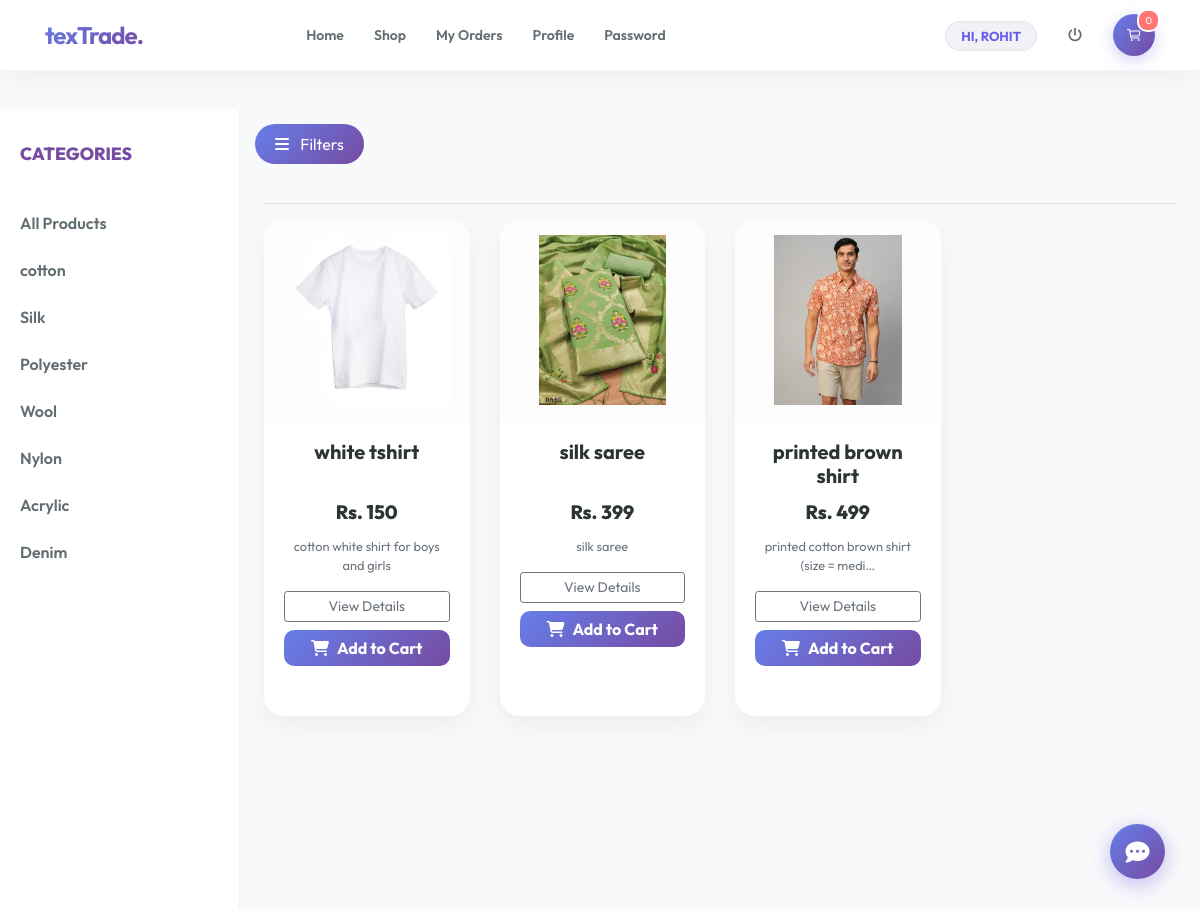
/view_product/0 (signed in), run on an earlier commit of the app's database.
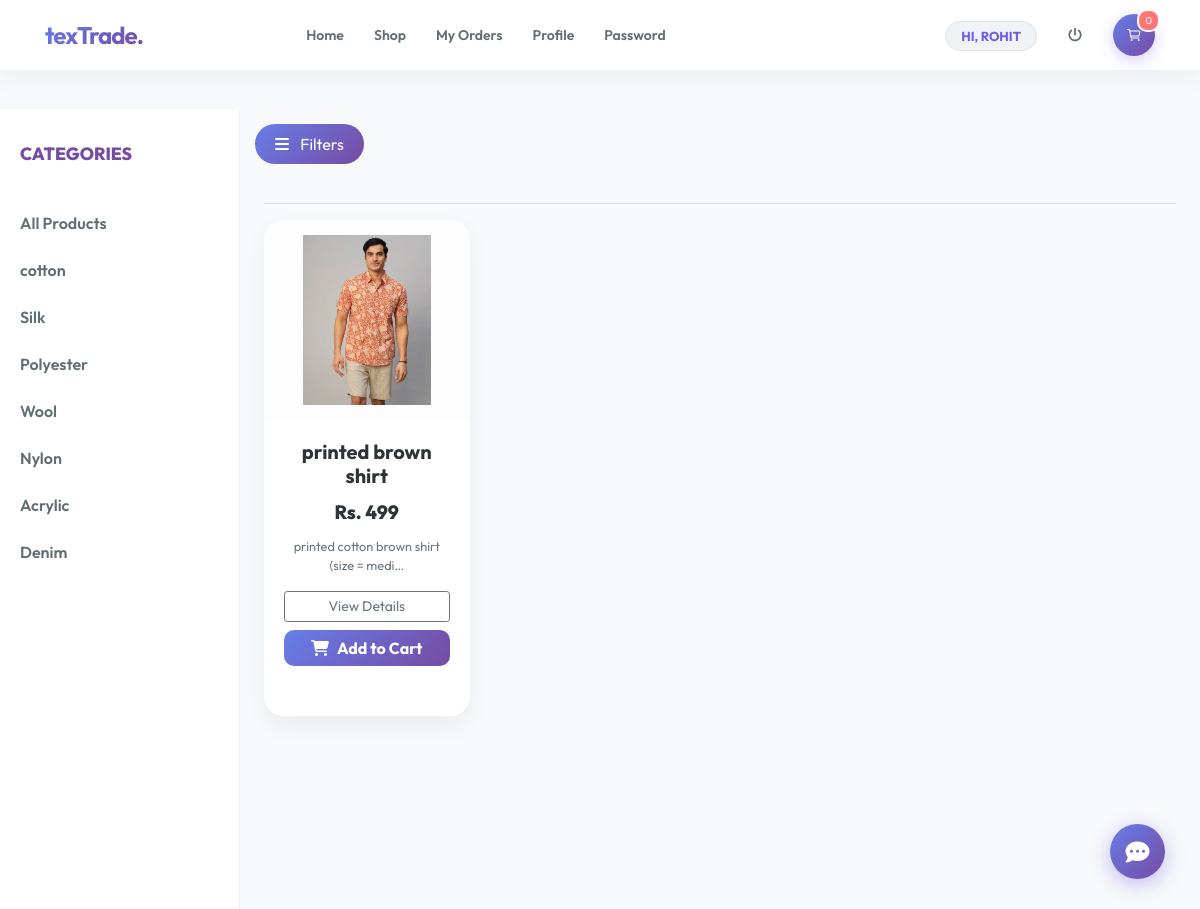
And on a later commit of the database.
### textiles/models.py (models this page shows, shortened)
class Category(models.Model):
    id = models.AutoField(primary_key=True)
    name = models.CharField(max_length=30, null=True)

class Product(models.Model):
    id = models.AutoField(primary_key=True)
    category = models.ForeignKey(Category, on_delete=models.CASCADE, null=True)
    vendor = models.ForeignKey(Vendor, on_delete=models.CASCADE, null=True)
    image = models.FileField(upload_to='images/', null=True)
    name = models.CharField(max_length=30, null=True)
    price = models.IntegerField(null=True)
    desc = models.TextField(null=True)

### textiles/views.py (the view)
# urls.py: path('view_product/<int:pid>', View_product, name='view_product'),
def View_product(request, pid):
    if not request.user.is_authenticated:
        return redirect('login_admin')
    user = profile = cart = pro1 = cat1 = None
    num1 = 0
    if not request.user.is_staff:
        user = User.objects.get(id=request.user.id)
        profile = Profile.objects.get(user=user)
        cart = Cart.objects.filter(profile=profile)
        num1 = cart.count()  # Count cart items
    if pid == 0:
        cat = "All Product"
        pro1 = Product.objects.all()
    else:
        cat1 = Category.objects.get(id=pid)
        pro1 = Product.objects.filter(category=cat1)
    categories = Category.objects.all()
    context = {
        'pro1': pro1,
        'cat': categories,
        'cat1': cat1,
        'num1': num1
    }
    return render(request, 'view_product.html', context)

### textiles/templates/view_product.html (shortened to what this page needs)
{% extends 'navigation.html' %}
{% block body %}
{% load static %}
<div class="d-flex" id="wrapper">
    <div id="sidebar-wrapper">
        <div class="sidebar-heading">Categories</div>
        <div class="list-group list-group-flush">
            <a href="{% url 'view_product' 0 %}" class="list-group-item list-group-item-action">All Products</a>
            {% for i in cat %}
                <a href="{% url 'view_product' i.id %}" class="list-group-item list-group-item-action">{{ i.name }}</a>
            {% endfor %}
        </div>
    </div>
    <div id="page-content-wrapper">
        <button class="btn" id="menu-toggle"><i class="fas fa-bars mr-2"></i> Filters</button>
        <div class="container-fluid px-4">
            <hr>
            <div class="row">
                {% for j in pro1 %}
                <div class="col-xl-3 col-lg-4 col-md-6 mb-4">
                    <div class="product-card">
                        <div class="img-container">
                            <img src="{{ j.image.url }}" class="product-img" alt="Product">
                        </div>
                        <div class="card-body">
                            <h5 style="font-weight: 700; height: 2.5em; overflow: hidden;">{{ j.name }}</h5>
                            <div class="price-tag">Rs. {{ j.price }}</div>
                            <p class="text-muted small">{{ j.desc|truncatechars:40 }}</p>
                            <div class="mt-3">
                                <a href="{% url 'product_detail' j.id %}" class="btn btn-sm btn-outline-secondary btn-block mb-2">View Details</a>
                                <form action="{% url 'add_cart' j.id %}" method="post">
                                    <button type="submit" class="btn btn-cart">
                                        <i class="fas fa-shopping-cart mr-2"></i>Add to Cart
                                    </button>
                                </form>
                            </div>
                        </div>
                    </div>
                </div>
                {% empty %}
                <div class="col-12 text-center mt-5">
                    <h4 class="text-muted">No products found.</h4>
                </div>
                {% endfor %}
            </div>
        </div>
    </div>
</div>
{% endblock %}

What changed in the data, as far as the page shows it:
removed Product: image (picture), name "white tshirt", price "150", desc "cotton white shirt for boys and girls"
removed Product: image (picture), name "silk saree", price "399", desc "silk saree"
